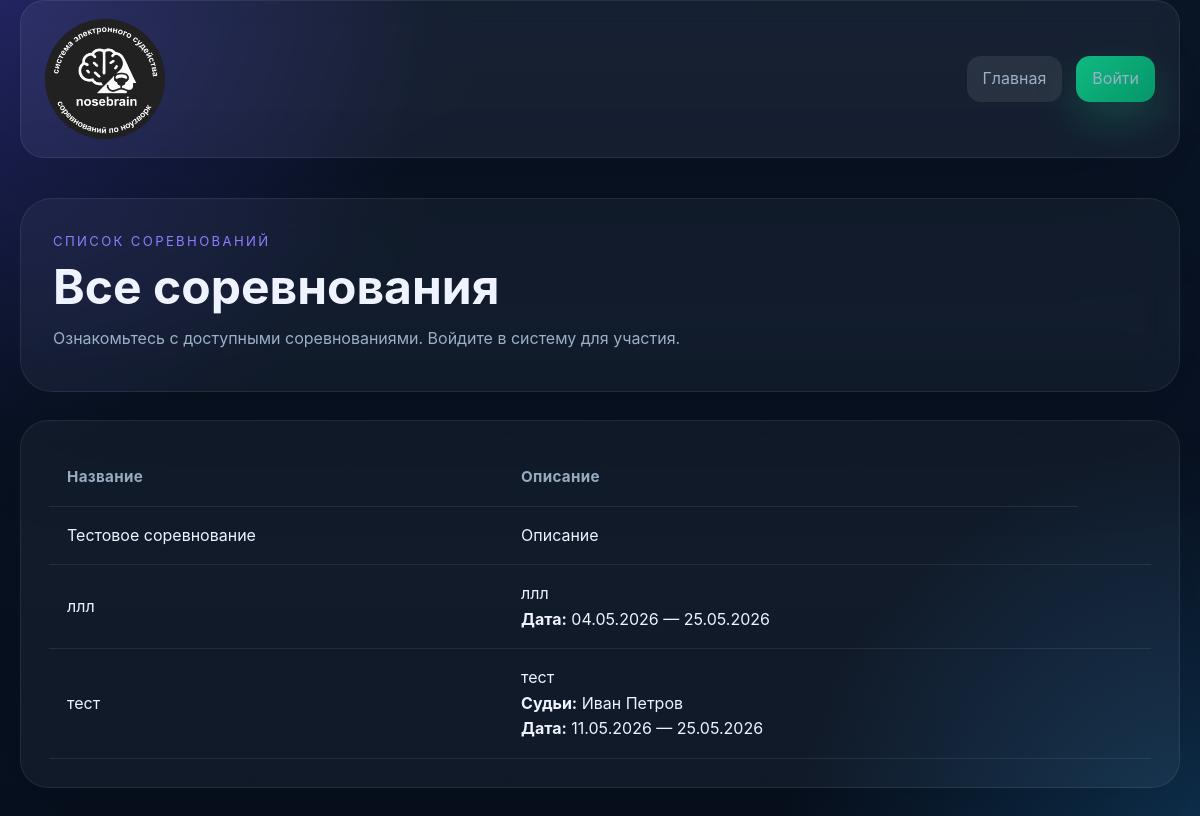
The page / on the database its author committed.
### tables this page shows
CREATE TABLE competitions (
                id INTEGER PRIMARY KEY AUTOINCREMENT,
                name TEXT NOT NULL,
                description TEXT NOT NULL
            , is_published INTEGER DEFAULT 0, start_date TEXT, end_date TEXT, template_path TEXT);

### index.php (the view, shortened to what the rows shown need)
<?php
require_once __DIR__ . '/src/functions.php';
require_once __DIR__ . '/auth.php';
$dbManager = new DatabaseManager();
$service = new CompetitionService($dbManager);
function ensureDefaultData(CompetitionService $service): void
{
    if (count($service->getCompetitions()) > 0) {
        return;
    }
}
ensureDefaultData($service);
$competitions = $service->getCompetitions();
$isLoggedIn = isLoggedIn();
if ($isLoggedIn) {
    $accessibleCompetitions = array_filter($competitions, function($competition) {
        return hasCompetitionAccess($competition->getId());
    });
} else {
    $accessibleCompetitions = $competitions;
}
$competitionInfo = [];
foreach ($accessibleCompetitions as $competition) {
    $service->getCategoriesByCompetition($competition->getId());
    if (!$isLoggedIn) {
        $judgesWithNames = $service->getJudgesWithDisplayName($competition->getId());
        $judgeNames = array_map(function($judge) {
            return $judge->getDisplayName();
        }, $judgesWithNames);
        $startDate = $competition->getStartDate();
        $endDate = $competition->getEndDate();
        $competitionInfo[$competition->getId()] = [
            'judgeNames' => $judgeNames,
            'startDate' => $startDate,
            'endDate' => $endDate,
        ];
    }
}
?>
<!DOCTYPE html>
<html lang="ru">
<head>
    <link rel="stylesheet" href="style.css">
</head>
<body>
<main class="page-shell">
    <section class="hero">
        <div>
            <h1 class="hero__title">Все соревнования</h1>
        </div>
    </section>
    <section class="content-grid content-grid--single">
        <article class="panel">
            <?php if (count($accessibleCompetitions) === 0): ?>
                <div class="empty-state">
                    <?php if ($isLoggedIn): ?>
                        У вас нет доступа к соревнованиям или пока не создано ни одного соревнования.
                    <?php else: ?>
                        Пока не создано ни одного соревнования.
                    <?php endif; ?>
                </div>
                <?php if ($isLoggedIn && canCreateCompetition()): ?>
                    <div style="margin-top: 1rem;">
                        <a class="button button--primary" href="add_competition.php">Создать соревнование</a>
                    </div>
                <?php endif; ?>
            <?php else: ?>
                <div class="table-wrapper">
                    <table class="table">
                        <thead>
                        <tr>
                            <th>Название</th>
                            <th>Описание</th>
                        </tr>
                        </thead>
                        <tbody>
                        <?php foreach ($accessibleCompetitions as $competition): ?>
                            <tr>
                                <td><?= escape($competition->getName()) ?></td>
                                <td>
                                    <?= escape($competition->getDescription()) ?>
                                    <?php if (!$isLoggedIn && isset($competitionInfo[$competition->getId()])): ?>
                                        <?php
                                            $info = $competitionInfo[$competition->getId()];
                                            $judgeNames = $info['judgeNames'];
                                            $startDate = $info['startDate'];
                                            $endDate = $info['endDate'];
                                        ?>
                                        <?php if (!empty($judgeNames)): ?>
                                            <br><strong>Судьи:</strong> <?= escape(implode(', ', $judgeNames)) ?>
                                        <?php endif; ?>
                                        <?php if ($startDate !== null || $endDate !== null): ?>
                                            <br><strong>Дата:</strong>
                                            <?php if ($startDate !== null && $endDate !== null && $startDate === $endDate): ?>
                                                <?= escape(date('d.m.Y', strtotime($startDate))) ?>
                                            <?php elseif ($startDate !== null && $endDate !== null): ?>
                                                <?= escape(date('d.m.Y', strtotime($startDate))) ?> — <?= escape(date('d.m.Y', strtotime($endDate))) ?>
                                            <?php elseif ($startDate !== null): ?>
                                                <?= escape(date('d.m.Y', strtotime($startDate))) ?>
                                            <?php elseif ($endDate !== null): ?>
                                                <?= escape(date('d.m.Y', strtotime($endDate))) ?>
                                            <?php endif; ?>
                                        <?php endif; ?>
                                    <?php endif; ?>
                                </td>
                                <?php if ($isLoggedIn): ?>
                                    <td>
                                        <div class="actions-cell">
                                            <?php if (hasCompetitionAccess($competition->getId())): ?>
                                                <div class="actions-group actions-group--dashboard">
                                                    <a class="button button--dashboard" href="dashboard.php?competition_id=<?= $competition->getId() ?>">Дашборд</a>
                                                </div>
                                            <?php endif; ?>
                                            <?php if (canManageCompetition()): ?>
                                                <div class="actions-group">
                                                    <a class="button button--secondary button--manage" href="manage.php?competition_id=<?= $competition->getId() ?>">Управление</a>
                                                </div>
                                            <?php endif; ?>
                                            <div class="actions-group actions-group--judge">
                                                <?php
                                                    $canAccessVideo = canAccessVideoJudging($competition->getId());
                                                    $isActiveVideo = $competition->isActive();
                                                ?>
                                                <?php if ($canAccessVideo): ?>
                                                    <a class="button button--secondary button--judge" href="video_judge.php?competition_id=<?= $competition->getId() ?>">Видеосудья</a>
                                                <?php else: ?>
                                                    <button class="button button--secondary button--judge" disabled title="<?= !$isActiveVideo ? 'Соревнование не активно' : '' ?>">Видеосудья</button>
                                                <?php endif; ?>
                                                <?php
                                                    $canAccessJudge = canAccessJudging($competition->getId());
                                                    $isActiveJudge = $competition->isActive();
                                                ?>
                                                <?php if ($canAccessJudge): ?>
                                                    <a class="button button--secondary button--judge" href="judge.php?competition_id=<?= $competition->getId() ?>">Судейство</a>
                                                <?php else: ?>
                                                    <button class="button button--secondary button--judge" disabled title="<?= !$isActiveJudge ? 'Соревнование не активно' : '' ?>">Судейство</button>
                                                <?php endif; ?>
                                                <?php
                                                    $canAccessManual = canAccessManualResult($competition->getId());
                                                    $isActiveManual = $competition->isActive();
                                                ?>
                                                <?php if ($canAccessManual): ?>
                                                    <a class="button button--secondary button--judge" href="manual_result.php?competition_id=<?= $competition->getId() ?>">Результат вручную</a>
                                                <?php else: ?>
                                                    <button class="button button--secondary button--judge" disabled title="<?= !$isActiveManual ? 'Соревнование не активно' : '' ?>">Результат вручную</button>
                                                <?php endif; ?>
                                            </div>
                                            <?php if (canViewResults()): ?>
                                                <div class="actions-group">
                                                    <a class="button button--primary button--results" href="results.php?competition_id=<?= $competition->getId() ?>">Результаты</a>
                                                </div>
                                            <?php endif; ?>
                                        </div>
                                    </td>
                                <?php else: ?>
                                    <td>
                                    </td>
                                <?php endif; ?>
                            </tr>
                        <?php endforeach; ?>
                        </tbody>
                    </table>
                </div>
            <?php endif; ?>
        </article>
    </section>
</main>
</body>
</html>

### rows shown on the page
competitions: name "Тестовое соревнование", description "Описание"
competitions: description "ллл", date('d.m.Y', strtotime($startDate)) "04.05.2026", date('d.m.Y', strtotime($endDate)) "25.05.2026"
competitions: description "тест", id "Иван Петров", date('d.m.Y', strtotime($startDate)) "11.05.2026", date('d.m.Y', strtotime($endDate)) "25.05.2026"

### other values the page prints
$link['label'] "Главная"
